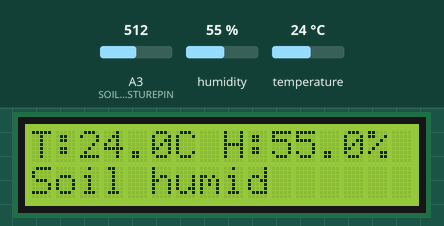
The sketch below on a simulated Arduino Uno, built with avr-gcc and run on an emulated ATmega328P. Parts: 16×2 character LCD. The test bench sets the inputs (shaded band); at power-on: A3 (SOILMOISTUREPIN) = 512, humidity 55 %, temperature 24 °C. What the sketch prints to the serial monitor is not drawn.

Above: at 2.8 s.
2.9 s: A3 (SOILMOISTUREPIN) set to 314
5.6 s: A3 (SOILMOISTUREPIN) set to 286
At 7.3 s:
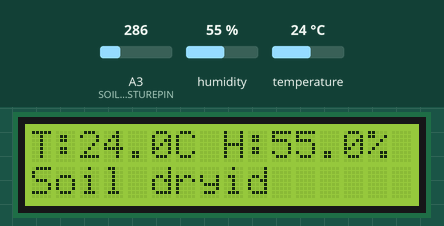
8.3 s: A3 (SOILMOISTUREPIN) set to 960
At 11.2 s:
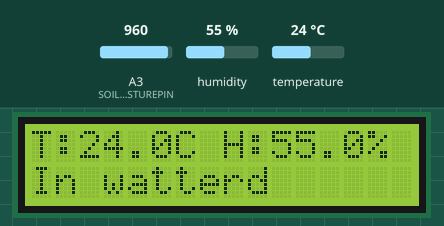
11.5 s: A3 (SOILMOISTUREPIN) set to 706
14.2 s: A3 (SOILMOISTUREPIN) set to 684
At 16.5 s:
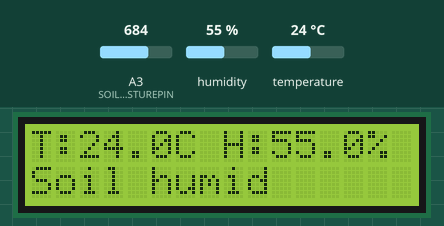
17.5 s: humidity set to 22 %
At 19.1 s:
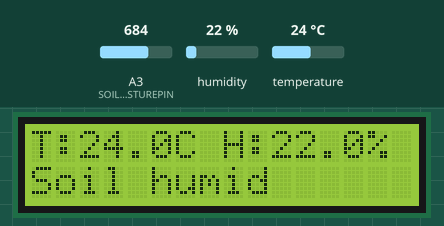
Timing chart, 0 to 20.6 s (numbered marks = the images above; inputs shaded):
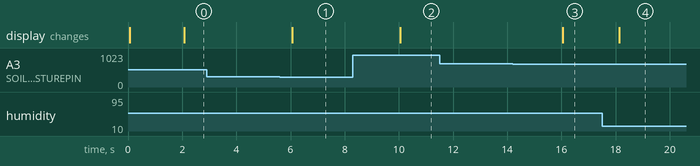

Measured:
- the behaviour switches between 300 and 299 on A3 (SOILMOISTUREPIN) (found by bisection; images 0 and 1)
- the behaviour switches between 700 and 699 on A3 (SOILMOISTUREPIN) (found by bisection; images 2 and 3)
- after the input at 2.9 s, every drawn part: stays the same
- after the input at 5.6 s, the display: changes after 0.47 s (image 1)
- after the input at 8.3 s, the display: changes after 1.8 s (image 2)
- after the input at 11.5 s, every drawn part: stays the same
- after the input at 14.2 s, the display: changes after 1.8 s (image 3)
- after the input at 17.5 s, the display: changes after 0.64 s (image 4)

The sketch:

FreeRTOSPlantMonitorLCD.ino
```cpp
#include <Arduino_FreeRTOS.h>
#include <queue.h>
#include <Arduino.h>
#include <Adafruit_Sensor.h>
#include <DHT.h>
#include <LiquidCrystal.h>
#define DHTPIN 10
#define DHTTYPE DHT11
#define SOILMOISTUREPIN A3

DHT dht(DHTPIN, DHTTYPE);

int RS = 7, EN = 6, D4 = 5, D5 = 4, D6 = 3, D7 = 2;
LiquidCrystal lcd(RS, EN, D4, D5, D6, D7);

// Define a struct
struct measureRead
{
  int task; //0 temperature and Humidity, 1 moisture
  float measure1;
  float measure2;
};

QueueHandle_t structQueue;
static void TaskTemperatureHumidity(void *pvParameters);
static void TaskSoilMoisture(void *pvParameters);
static void TaskDisplay(void *pvParameters);

void setup()
{
  Serial.begin(9600);
  dht.begin();
  lcd.begin(16,2);
  Serial.print(F("Plant monitoring with FreeRTos"));
  structQueue = xQueueCreate( 5, sizeof( struct measureRead ) );
  xTaskCreate(TaskTemperatureHumidity, "ReadTemperatureAndHumidity", 400, NULL, 1, NULL);
  xTaskCreate(TaskDisplay, "DisplayValues", 150, NULL, 2, NULL);
  xTaskCreate(TaskSoilMoisture, "ReadSoilMoisture", 150, NULL, 1, NULL);
  vTaskStartScheduler();
}

static void TaskTemperatureHumidity(void *pvParameters)

{
  while (1)
  {
    vTaskDelay(2000 / portTICK_PERIOD_MS);
    struct measureRead currentMeasure;
    currentMeasure.task = 0;
    currentMeasure.measure1 = dht.readTemperature();
    currentMeasure.measure2 = dht.readHumidity();
    xQueueSend(structQueue, &currentMeasure, portMAX_DELAY == pdPASS);
    vTaskDelay(2000 / portTICK_PERIOD_MS);

  }
}

static void TaskSoilMoisture(void *pvParameters)

{
  int moistureReading;
  while (1)
  {
    struct measureRead currentMeasure;
    currentMeasure.task = 1;
    currentMeasure.measure1 = analogRead(SOILMOISTUREPIN);
    xQueueSend(structQueue, &currentMeasure, portMAX_DELAY == pdPASS);
    vTaskDelay(2000 / portTICK_PERIOD_MS);
  }
}

static void TaskDisplay(void *pvParameters)

{
  struct measureRead currentMeasure;
  while (1)
  {
    if(xQueueReceive( structQueue, &currentMeasure, portMAX_DELAY ) == pdPASS){
      if(currentMeasure.task == 0){
        lcd.setCursor(0, 0);
        lcd.print("T:"+String(currentMeasure.measure1,1)+"C H:"+String(currentMeasure.measure2,1)+"%");
      }
      else if(currentMeasure.task == 1){
        lcd.setCursor(0, 1);
        if(currentMeasure.measure1<300){
          lcd.print(F("Soil dry"));
        } else if (currentMeasure.measure1<700){
          lcd.print(F("Soil humid"));
        } else if (currentMeasure.measure1 >950){
          lcd.print(F("In watter"));
        }
      }
    }
    taskYIELD();
  }
}

void loop()
{
}
```
